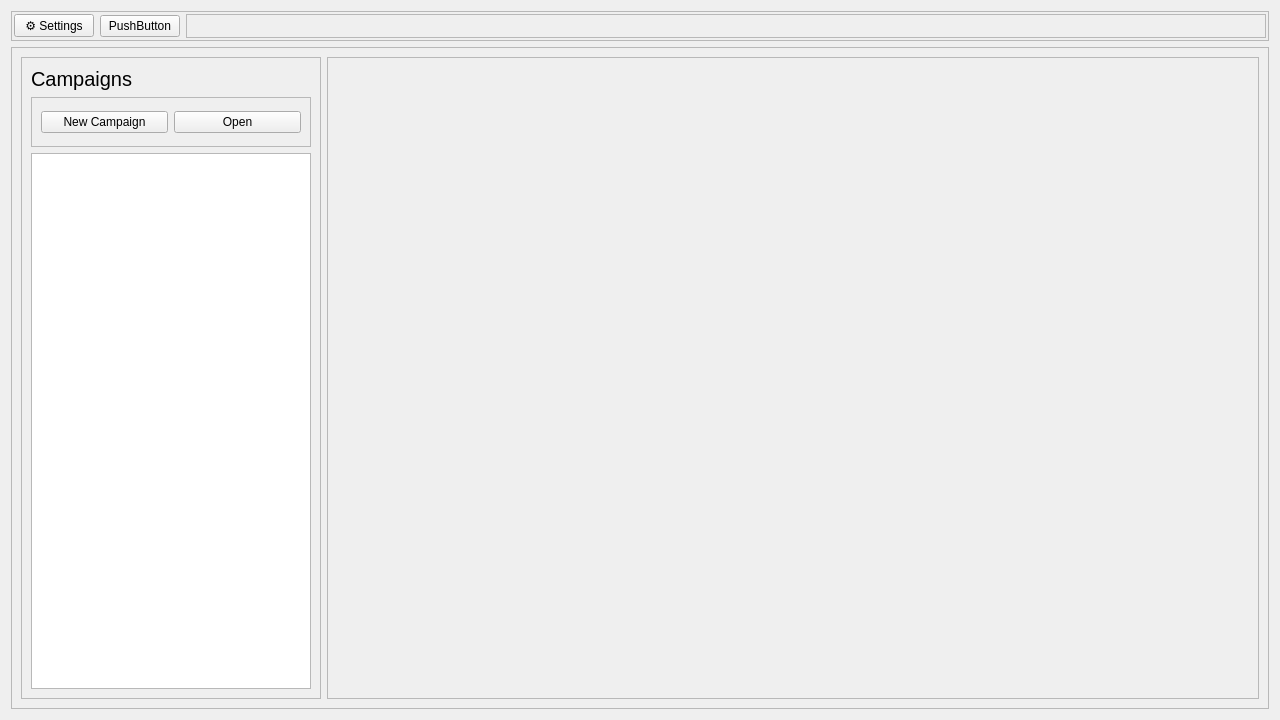
<?xml version="1.0" encoding="UTF-8"?>
<ui version="4.0">
 <class>QTMainMenu</class>
 <widget class="QWidget" name="QTMainMenu">
  <property name="geometry">
   <rect>
    <x>0</x>
    <y>0</y>
    <width>1280</width>
    <height>720</height>
   </rect>
  </property>
  <property name="minimumSize">
   <size>
    <width>1280</width>
    <height>720</height>
   </size>
  </property>
  <property name="maximumSize">
   <size>
    <width>16777215</width>
    <height>16777215</height>
   </size>
  </property>
  <property name="windowTitle">
   <string>Frame</string>
  </property>
  <layout class="QVBoxLayout" name="verticalLayout_2">
   <item>
    <widget class="QFrame" name="TopBar">
     <property name="minimumSize">
      <size>
       <width>0</width>
       <height>30</height>
      </size>
     </property>
     <property name="maximumSize">
      <size>
       <width>16777215</width>
       <height>30</height>
      </size>
     </property>
     <property name="frameShape">
      <enum>QFrame::Shape::StyledPanel</enum>
     </property>
     <property name="frameShadow">
      <enum>QFrame::Shadow::Raised</enum>
     </property>
     <layout class="QHBoxLayout" name="horizontalLayout_3">
      <property name="leftMargin">
       <number>2</number>
      </property>
      <property name="topMargin">
       <number>2</number>
      </property>
      <property name="rightMargin">
       <number>2</number>
      </property>
      <property name="bottomMargin">
       <number>2</number>
      </property>
      <item>
       <widget class="QPushButton" name="settingsBtn">
        <property name="text">
         <string>⚙ Settings</string>
        </property>
       </widget>
      </item>
      <item>
       <widget class="QPushButton" name="pushButton">
        <property name="text">
         <string>PushButton</string>
        </property>
       </widget>
      </item>
      <item>
       <widget class="QFrame" name="frame_4">
        <property name="sizePolicy">
         <sizepolicy hsizetype="Expanding" vsizetype="Preferred">
          <horstretch>0</horstretch>
          <verstretch>0</verstretch>
         </sizepolicy>
        </property>
        <property name="frameShape">
         <enum>QFrame::Shape::StyledPanel</enum>
        </property>
        <property name="frameShadow">
         <enum>QFrame::Shadow::Raised</enum>
        </property>
       </widget>
      </item>
     </layout>
    </widget>
   </item>
   <item>
    <widget class="QFrame" name="MainWindow">
     <property name="frameShape">
      <enum>QFrame::Shape::StyledPanel</enum>
     </property>
     <property name="frameShadow">
      <enum>QFrame::Shadow::Raised</enum>
     </property>
     <layout class="QHBoxLayout" name="horizontalLayout">
      <item>
       <widget class="QFrame" name="frame">
        <property name="maximumSize">
         <size>
          <width>300</width>
          <height>16777215</height>
         </size>
        </property>
        <property name="frameShape">
         <enum>QFrame::Shape::StyledPanel</enum>
        </property>
        <property name="frameShadow">
         <enum>QFrame::Shadow::Raised</enum>
        </property>
        <layout class="QVBoxLayout" name="verticalLayout">
         <item>
          <widget class="QLabel" name="campaignsLabel">
           <property name="font">
            <font>
             <pointsize>15</pointsize>
            </font>
           </property>
           <property name="text">
            <string>Campaigns</string>
           </property>
          </widget>
         </item>
         <item>
          <widget class="QFrame" name="frame_3">
           <property name="minimumSize">
            <size>
             <width>0</width>
             <height>50</height>
            </size>
           </property>
           <property name="frameShape">
            <enum>QFrame::Shape::StyledPanel</enum>
           </property>
           <property name="frameShadow">
            <enum>QFrame::Shadow::Raised</enum>
           </property>
           <layout class="QHBoxLayout" name="horizontalLayout_2">
            <item>
             <widget class="QPushButton" name="newCampaignBtn">
              <property name="text">
               <string>New Campaign</string>
              </property>
             </widget>
            </item>
            <item>
             <widget class="QPushButton" name="openBtn">
              <property name="text">
               <string>Open</string>
              </property>
             </widget>
            </item>
           </layout>
          </widget>
         </item>
         <item>
          <widget class="QListWidget" name="campaignList"/>
         </item>
        </layout>
       </widget>
      </item>
      <item>
       <widget class="QFrame" name="frame_2">
        <property name="frameShape">
         <enum>QFrame::Shape::StyledPanel</enum>
        </property>
        <property name="frameShadow">
         <enum>QFrame::Shadow::Raised</enum>
        </property>
       </widget>
      </item>
     </layout>
    </widget>
   </item>
  </layout>
 </widget>
 <resources/>
 <connections/>
</ui>
